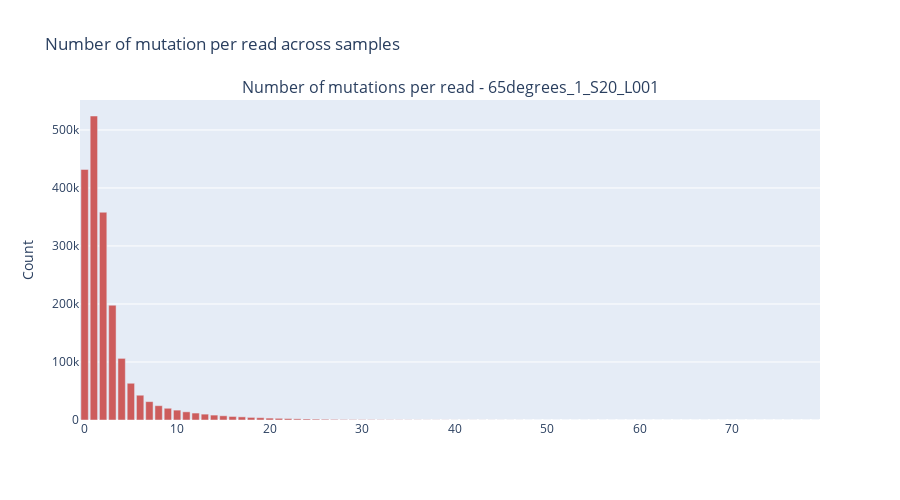

Source (notebook cell):
### Markdown cell above
## Mutations per read per sample

### Code cell
fig = study.mutations_per_read_per_sample(
    sample = sample,
)['fig']

fig.show()

fig.write_html(os.path.join(path_figs, 'mutations_per_read_per_sample.html'))

### Figure 1 — Plotly figure (JSON) as saved in the notebook; plotly's stock layout.template omitted (floating-point values rounded to 4 significant figures; data arrays with more than 128 entries replaced by an {"elided": "..."} marker saying what was removed)
{"data": [{"marker": {"color": "indianred"}, "showlegend": false, "type": "bar", "x": [0, 1, 2, 3, 4, 5, 6, 7, 8, 9, 10, 11, 12, 13, 14, 15, 16, 17, 18, 19, 20, 21, 22, 23, 24, 25, 26, 27, 28, 29, 30, 31, 32, 33, 34, 35, 36, 37, 38, 39, 40, 41, 42, 43, 44, 45, 46, 47, 48, 49, 50, 51, 52, 53, 54, 55, 56, 57, 58, 59, 60, 61, 62, 63, 64, 65, 66, 67, 68, 69, 70, 71, 72, 73, 74, 75, 76, 77, 78, 79], "xaxis": "x", "y": {"elided": "169 int values"}, "yaxis": "y"}], "layout": {"annotations": [{"font": {"size": 16}, "showarrow": false, "text": "Number of mutations per read - 65degrees_1_S20_L001", "x": 0.5, "xanchor": "center", "xref": "paper", "y": 1, "yanchor": "bottom", "yref": "paper"}], "autosize": true, "height": 500, "title": {"text": "Number of mutation per read across samples"}, "xaxis": {"anchor": "y", "domain": [0, 1], "dtick": 10}, "yaxis": {"anchor": "x", "domain": [0, 1], "title": {"text": "Count"}}}}
